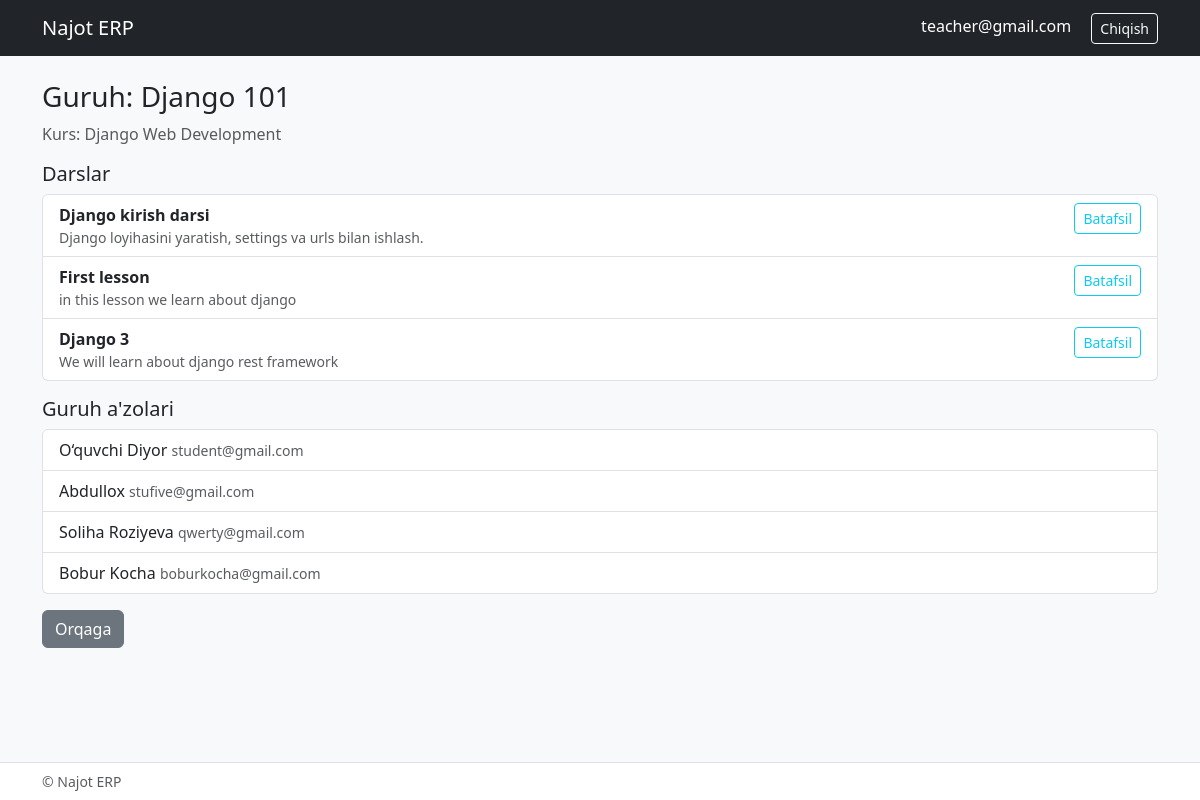
The page /student/group/1/ (signed in) on the database as committed earlier.
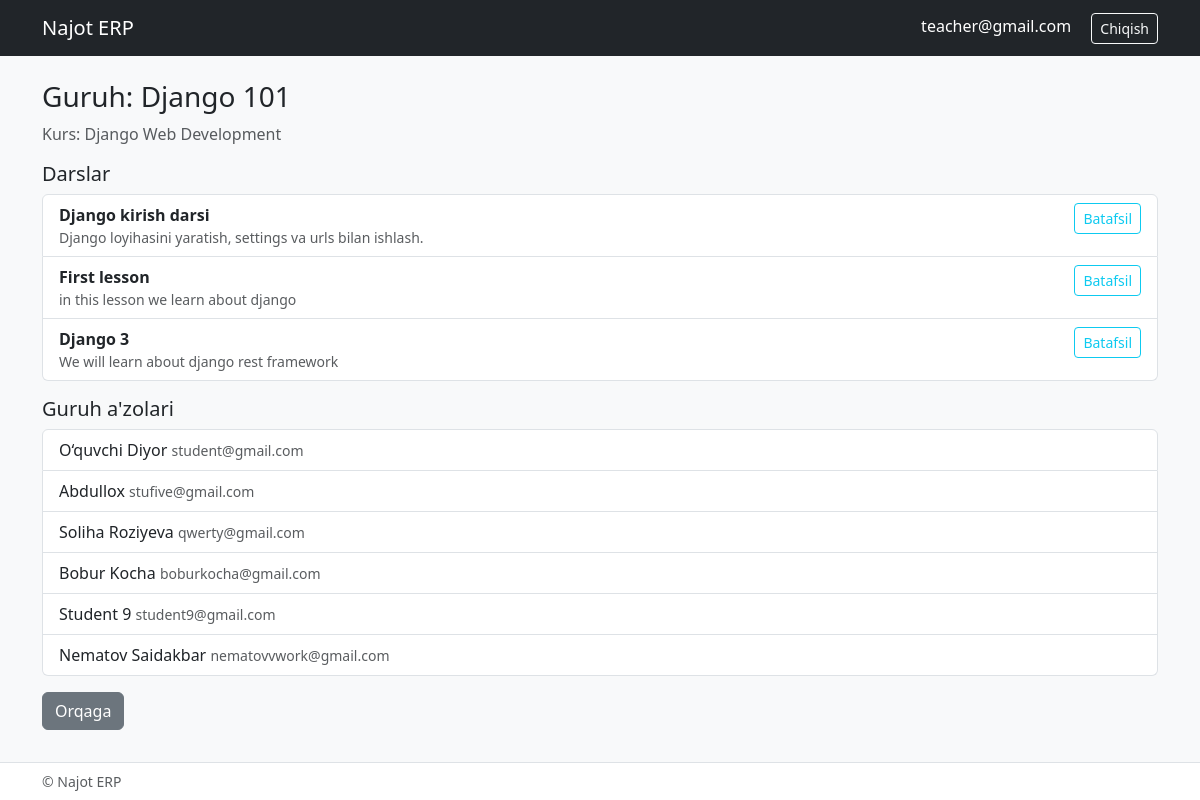
The same page on the database as committed later.
### configapp/models/lesson_homework.py (models this page shows, shortened)
class Lesson(BaseModel):
    title = models.CharField(max_length=200)
    description = models.TextField(blank=True, null=True)
    group = models.ForeignKey(GroupStudent, on_delete=models.CASCADE, related_name='lessons')
    teacher = models.ForeignKey(Teacher, on_delete=models.CASCADE, related_name='lessons')
    homework = models.OneToOneField(Homework, on_delete=models.SET_NULL, blank=True, null=True, related_name='lesson')
    video_url = models.URLField(blank=True, null=True)
    file = models.FileField(upload_to='lessons/files/', blank=True, null=True)
    image = models.ImageField(upload_to='lessons/images/', blank=True, null=True)
    start_time = models.TimeField(blank=True, null=True)
    end_time = models.TimeField(blank=True, null=True)

### configapp/models/auth_student.py (models this page shows, shortened)
class Student(BaseModel):
    full_name = models.CharField(max_length=150)
    user = models.OneToOneField(User, on_delete=models.CASCADE)
    group = models.ManyToManyField(GroupStudent, related_name='get_group', blank=True)
    is_line = models.BooleanField(default=False)
    descriptions = models.TextField(blank=True, null=True)

### configapp/models/auth_user.py (models this page shows, shortened)
class User(AbstractBaseUser, PermissionsMixin):
    phone_regex = RegexValidator(
        regex=r'^\+9989\d{8}$',
        message="Telefon raqam +9989XXXXXXXX formatida bo‘lishi kerak"
    )
    phone_number = models.CharField(validators=[phone_regex], max_length=13, null=True, blank=True)
    email = models.EmailField(unique=True, null=True, blank=True)
    is_staff = models.BooleanField(default=False)
    is_admin = models.BooleanField(default=False)
    is_active = models.BooleanField(default=True)
    is_student = models.BooleanField(default=False)
    is_teacher = models.BooleanField(default=False)
    groups = models.ManyToManyField('auth.Group', related_name="custom_user_groups", blank=True)
    user_permissions = models.ManyToManyField('auth.Permission', related_name="custom_user_permissions", blank=True)
    objects = CustomUserManager()
    USERNAME_FIELD = "email"
    REQUIRED_FIELDS = []

### configapp/views.py (the view)
# urls.py: path('student/group/<int:pk>/', views.student_group_detail, name='student_group_detail'),
@login_required
def student_group_detail(request, pk):
    group = get_object_or_404(GroupStudent, id=pk)
    lessons = group.lessons.all() if hasattr(group, 'lessons') else []
    return render(request, 'student/group_detail.html', {
        'group': group,
        'lessons': lessons,
    })

### configapp/templates/student/group_detail.html (shortened to what this page needs)
{% extends 'base.html' %}
{% block content %}
<h3>Guruh: {{ group.title }}</h3>
<p class="text-muted">Kurs: {{ group.course.title }}</p>
<h5 class="mt-3">Darslar</h5>
{% if lessons %}
  <ul class="list-group mb-3">
    {% for l in lessons %}
      <li class="list-group-item d-flex justify-content-between">
        <div>
          <strong>{{ l.title }}</strong>
          <div class="small text-muted">{{ l.description|truncatechars:80 }}</div>
        </div>
        <div>
          <a href="{% url 'lesson_detail' l.id %}" class="btn btn-sm btn-outline-info">Batafsil</a>
        </div>
      </li>
    {% endfor %}
  </ul>
{% else %}
  <p class="text-muted">Guruhda darslar mavjud emas.</p>
{% endif %}
<h5>Guruh a'zolari</h5>
<ul class="list-group">
  {% for s in group.get_group.all %}
    <li class="list-group-item">{{ s.full_name }} <small class="text-muted">{{ s.user.email }}</small></li>
  {% empty %}
    <li class="list-group-item text-muted">A'zo yo'q</li>
  {% endfor %}
</ul>
<a href="{% url 'student_dashboard' %}" class="btn btn-secondary mt-3">Orqaga</a>
{% endblock %}

Rows that differ between the two databases and show on the page:
added Student: full_name "Student 9", user.email "student9@gmail.com"
added Student: full_name "Nematov Saidakbar", user.email "nematovvwork@gmail.com"
